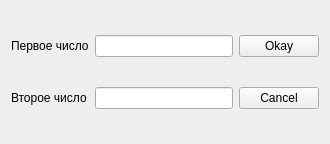
<?xml version="1.0" encoding="UTF-8"?>
<ui version="4.0">
 <class>subw</class>
 <widget class="QWidget" name="subw">
  <property name="geometry">
   <rect>
    <x>0</x>
    <y>0</y>
    <width>330</width>
    <height>144</height>
   </rect>
  </property>
  <property name="windowTitle">
   <string>getting values</string>
  </property>
  <layout class="QHBoxLayout" name="horizontalLayout">
   <item>
    <layout class="QGridLayout" name="gridLayout_2">
     <item row="0" column="0">
      <widget class="QLabel" name="label">
       <property name="text">
        <string>Первое число</string>
       </property>
      </widget>
     </item>
     <item row="1" column="0">
      <widget class="QLabel" name="label_2">
       <property name="text">
        <string>Второе число</string>
       </property>
      </widget>
     </item>
     <item row="0" column="1">
      <widget class="QLineEdit" name="lineEdit">
       <property name="maxLength">
        <number>6</number>
       </property>
      </widget>
     </item>
     <item row="1" column="1">
      <widget class="QLineEdit" name="lineEdit_2">
       <property name="maxLength">
        <number>6</number>
       </property>
      </widget>
     </item>
    </layout>
   </item>
   <item>
    <layout class="QGridLayout" name="gridLayout_3">
     <item row="0" column="0">
      <widget class="QPushButton" name="pushButton">
       <property name="text">
        <string>Okay</string>
       </property>
      </widget>
     </item>
     <item row="1" column="0">
      <widget class="QPushButton" name="pushButton_2">
       <property name="text">
        <string>Cancel</string>
       </property>
      </widget>
     </item>
    </layout>
   </item>
  </layout>
 </widget>
 <resources/>
 <connections/>
</ui>
